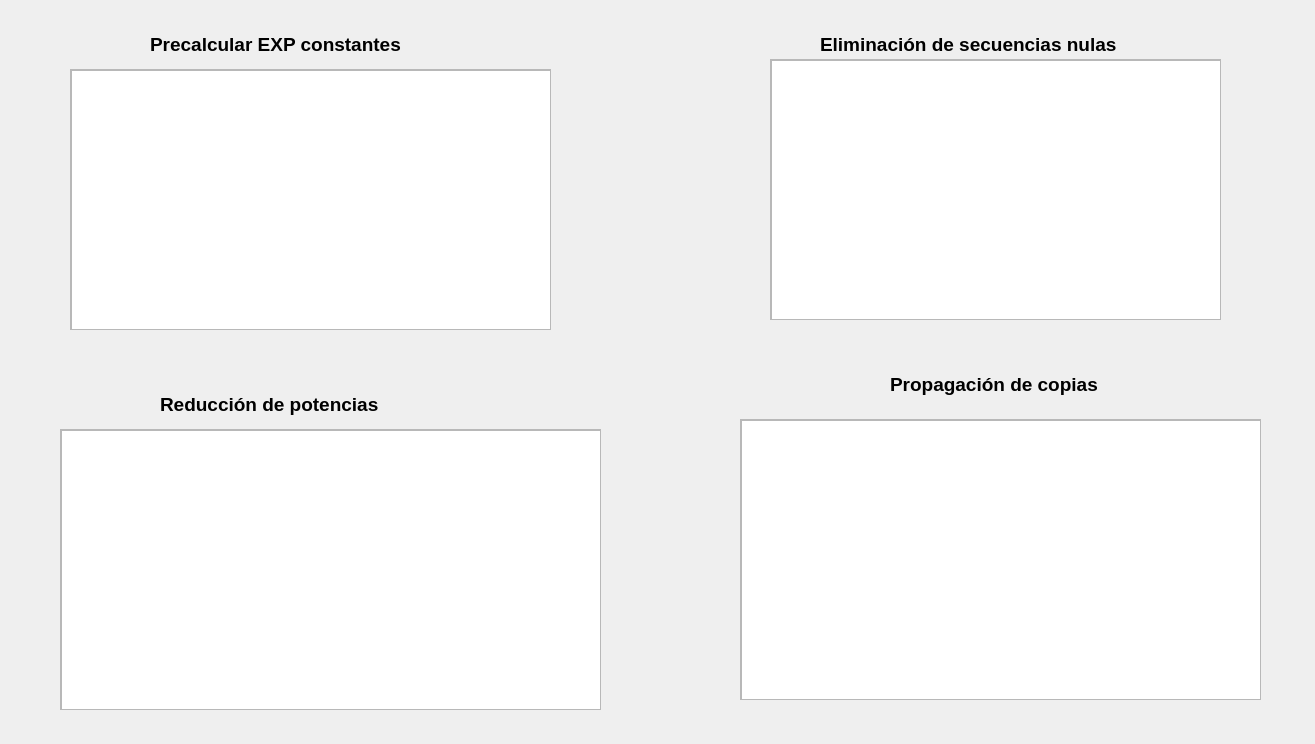
<?xml version="1.0" encoding="UTF-8"?>
<ui version="4.0">
 <class>Dialog</class>
 <widget class="QDialog" name="Dialog">
  <property name="geometry">
   <rect>
    <x>0</x>
    <y>0</y>
    <width>1315</width>
    <height>744</height>
   </rect>
  </property>
  <property name="windowTitle">
   <string>Optimización</string>
  </property>
  <layout class="QVBoxLayout" name="verticalLayout">
   <property name="spacing">
    <number>6</number>
   </property>
   <property name="leftMargin">
    <number>0</number>
   </property>
   <property name="topMargin">
    <number>9</number>
   </property>
   <property name="rightMargin">
    <number>9</number>
   </property>
   <property name="bottomMargin">
    <number>9</number>
   </property>
   <item>
    <widget class="QWidget" name="widget" native="true">
     <widget class="QLabel" name="label">
      <property name="geometry">
       <rect>
        <x>150</x>
        <y>20</y>
        <width>291</width>
        <height>31</height>
       </rect>
      </property>
      <property name="font">
       <font>
        <pointsize>14</pointsize>
        <weight>75</weight>
        <bold>true</bold>
       </font>
      </property>
      <property name="text">
       <string>Precalcular EXP constantes</string>
      </property>
     </widget>
     <widget class="QLabel" name="label_2">
      <property name="geometry">
       <rect>
        <x>820</x>
        <y>20</y>
        <width>381</width>
        <height>31</height>
       </rect>
      </property>
      <property name="font">
       <font>
        <pointsize>14</pointsize>
        <weight>75</weight>
        <bold>true</bold>
       </font>
      </property>
      <property name="text">
       <string>Eliminación de secuencias nulas</string>
      </property>
     </widget>
     <widget class="QScrollArea" name="scrollArea">
      <property name="geometry">
       <rect>
        <x>70</x>
        <y>60</y>
        <width>481</width>
        <height>261</height>
       </rect>
      </property>
      <property name="widgetResizable">
       <bool>true</bool>
      </property>
      <widget class="QWidget" name="scrollAreaWidgetContents">
       <property name="geometry">
        <rect>
         <x>0</x>
         <y>0</y>
         <width>479</width>
         <height>259</height>
        </rect>
       </property>
       <widget class="QPlainTextEdit" name="consola_pre_exp_constantes">
        <property name="geometry">
         <rect>
          <x>0</x>
          <y>0</y>
          <width>481</width>
          <height>261</height>
         </rect>
        </property>
       </widget>
      </widget>
     </widget>
     <widget class="QScrollArea" name="scrollArea_2">
      <property name="geometry">
       <rect>
        <x>770</x>
        <y>50</y>
        <width>451</width>
        <height>261</height>
       </rect>
      </property>
      <property name="widgetResizable">
       <bool>true</bool>
      </property>
      <widget class="QWidget" name="scrollAreaWidgetContents_2">
       <property name="geometry">
        <rect>
         <x>0</x>
         <y>0</y>
         <width>449</width>
         <height>259</height>
        </rect>
       </property>
       <widget class="QPlainTextEdit" name="consola_secuencias_nulas">
        <property name="geometry">
         <rect>
          <x>0</x>
          <y>0</y>
          <width>451</width>
          <height>261</height>
         </rect>
        </property>
       </widget>
      </widget>
     </widget>
     <widget class="QScrollArea" name="scrollArea_3">
      <property name="geometry">
       <rect>
        <x>740</x>
        <y>410</y>
        <width>521</width>
        <height>281</height>
       </rect>
      </property>
      <property name="widgetResizable">
       <bool>true</bool>
      </property>
      <widget class="QWidget" name="scrollAreaWidgetContents_3">
       <property name="geometry">
        <rect>
         <x>0</x>
         <y>0</y>
         <width>519</width>
         <height>279</height>
        </rect>
       </property>
       <widget class="QPlainTextEdit" name="consola_progamacion_copias">
        <property name="geometry">
         <rect>
          <x>0</x>
          <y>0</y>
          <width>521</width>
          <height>281</height>
         </rect>
        </property>
       </widget>
      </widget>
     </widget>
     <widget class="QScrollArea" name="scrollArea_4">
      <property name="geometry">
       <rect>
        <x>60</x>
        <y>420</y>
        <width>541</width>
        <height>281</height>
       </rect>
      </property>
      <property name="widgetResizable">
       <bool>true</bool>
      </property>
      <widget class="QWidget" name="scrollAreaWidgetContents_4">
       <property name="geometry">
        <rect>
         <x>0</x>
         <y>0</y>
         <width>539</width>
         <height>279</height>
        </rect>
       </property>
       <widget class="QPlainTextEdit" name="consola_reduccion_potencia">
        <property name="geometry">
         <rect>
          <x>0</x>
          <y>0</y>
          <width>541</width>
          <height>291</height>
         </rect>
        </property>
       </widget>
      </widget>
     </widget>
     <widget class="QLabel" name="label_3">
      <property name="geometry">
       <rect>
        <x>160</x>
        <y>380</y>
        <width>291</width>
        <height>31</height>
       </rect>
      </property>
      <property name="font">
       <font>
        <pointsize>14</pointsize>
        <weight>75</weight>
        <bold>true</bold>
       </font>
      </property>
      <property name="text">
       <string>Reducción de potencias</string>
      </property>
     </widget>
     <widget class="QLabel" name="label_4">
      <property name="geometry">
       <rect>
        <x>890</x>
        <y>360</y>
        <width>261</width>
        <height>31</height>
       </rect>
      </property>
      <property name="font">
       <font>
        <pointsize>14</pointsize>
        <weight>75</weight>
        <bold>true</bold>
       </font>
      </property>
      <property name="text">
       <string>Propagación de copias </string>
      </property>
     </widget>
    </widget>
   </item>
  </layout>
 </widget>
 <resources/>
 <connections/>
</ui>
